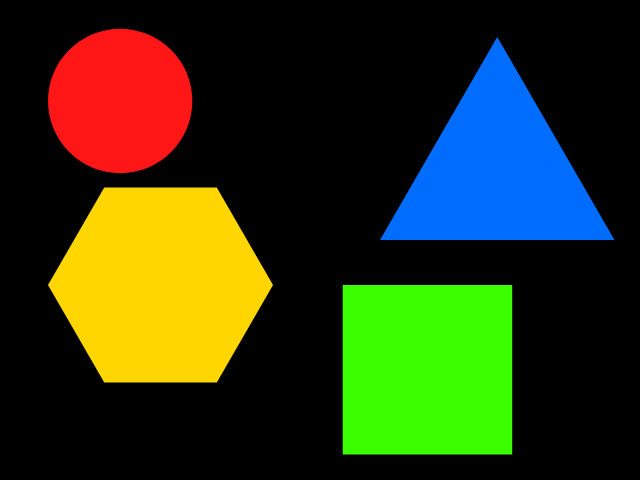
#> input picture images/shapes.png, 640 x 480 px
$ jupyter execute opencv-6.ipynb
#> lines starting #> are read from the running program, lines starting #| are printed output that depends on the picture; after the words box and inside, x2 and y2 are one past the last pixel; in counts of white or black regions, pixels touching at a corner belong together
[cell 1]
#Colour detection

[cell 2]
#importing libraries
import cv2
import numpy as np
import matplotlib.pyplot as plt

[cell 3]
#loading the image on which colour detection will take place
img=cv2.imread("images/shapes.png")
#> img is the input picture: shape (480, 640, 3); mean B, G, R 20.9, 56.4, 46.4

[cell 4]
#displaying the image
rgb_shapes=cv2.cvtColor(img, cv2.COLOR_BGR2RGB)      #converting BGR image to RGB image
plt.imshow(rgb_shapes)

[cell 5]
#converting the bgr image to an hsv image
hsv_shapes=cv2.cvtColor(rgb_shapes, cv2.COLOR_RGB2HSV)
#> hsv_shapes: shape (480, 640, 3); mean H, S, V 16.1, 84.4, 84.5
plt.imshow(hsv_shapes)

[cell 6]
#isolating images based on their hue value

#isolating the blue triangle
lower_bound=np.array([65, 0, 0])
upper_bound=np.array([110, 255, 255])
#creating a mask so that we will only be able to see the blue triangle
mask_triangle=cv2.inRange(hsv_shapes, lower_bound, upper_bound)
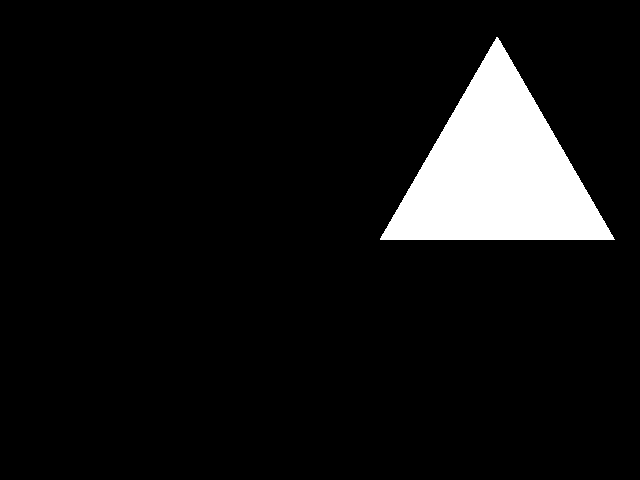
#> mask_triangle: shape (480, 640); 7.8% white; 1 white region, box (x1, y1, x2, y2) and area: (380, 37, 615, 240) 24089
triangle=cv2.cvtColor(mask_triangle, cv2.COLOR_BGR2RGB)
plt.imshow(triangle)

[cell 7]
#displaying the isolated triangle
isolated_triangle=cv2.bitwise_and(triangle, img, mask=mask_triangle)
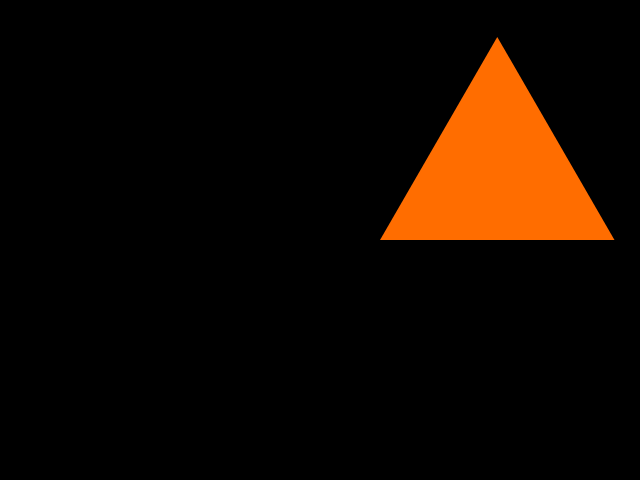
#> isolated_triangle: shape (480, 640, 3); mean R, G, B 19.8, 8.4, 0
final_triangle=cv2.cvtColor(isolated_triangle, cv2.COLOR_BGR2RGB)
plt.imshow(final_triangle)
